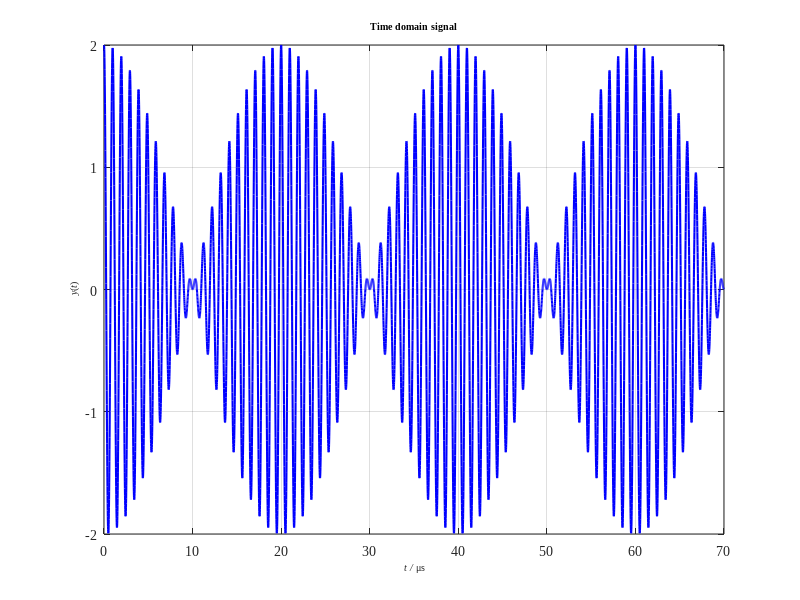
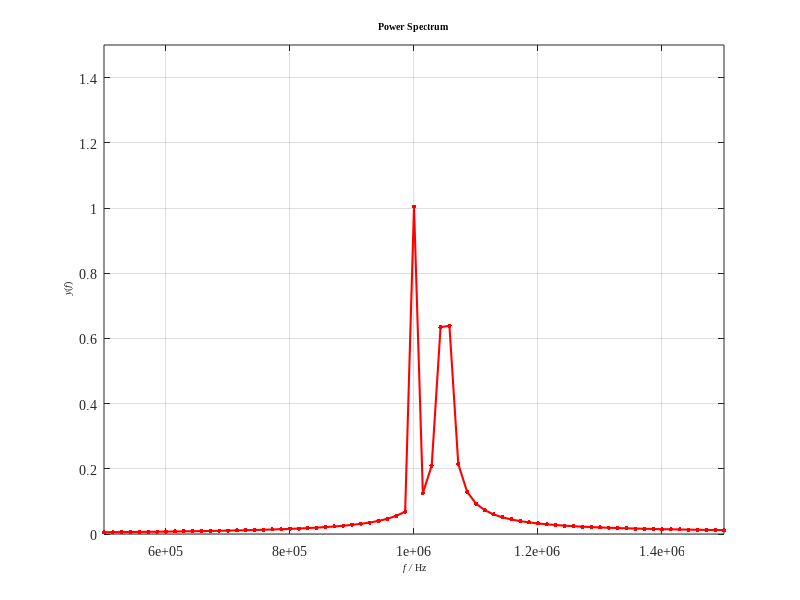

These charts were generated, in order, by the following MATLAB code:
clear;clc
close all
%% FFT
Fs = 100e6;				    % Sampling frequency / Hz
T = 1/Fs;					% Sampling time / s
L0 = 7000;                  % Original signal length
L = 7000;                   % Data length 
t0 = (0:L0-1)*T;            % Original signal time sequence
x = cos(2*pi*1e6*t0) + cos(2*pi*1.05e6*t0); % Signal function
t = (0:L-1)*T;              % Data time sequence
%% Plot
figure(1)
plot(t*1e6,x,'b-','linewidth',1.5)
title('\fontsize{10}\fontname{Times New Roman}Time domain signal')
xlabel('\fontsize{10}\fontname{Times New Roman}\it t /\rm \mus')
ylabel('\fontsize{10}\fontname{Times New Roman}\it y\rm(\itt\rm)')
grid on;
axis([0 70 -2 2])
set(gca,'FontSize', 10 ,'FontName', 'Times New Roman')
set(gcf,'unit','centimeters','position',[15 10 13.53 9.03],'color','white')
%% FFT
Y = fft(x);                   % FFT
% Calculate double sides spectrum P2, and then calculate single side
% spectrum P1 based on P2 and even data length
P2 = abs(Y/L0);
P1 = P2(1:L/2+1);
P1(2:end-1) = 2*P1(2:end-1);
f = Fs/2*linspace(0,1,L/2+1);% Rfft
figure(2)
plot(f, P1,'r-','Marker','.','markersize',10,'linewidth',1.5)
axis([0.5e6 1.5e6 0 1.5])
title('\fontsize{10}\fontname{Times New Roman}Power Spectrum')
xlabel('\fontsize{10}\fontname{Times New Roman}\it f /\rm Hz')
ylabel('\fontsize{10}\fontname{Times New Roman}\it y\rm(\itf\rm)')
grid on;
set(gca,'FontSize', 10 ,'FontName', 'Times New Roman')
set(gcf,'unit','centimeters','position',[15 10 13.53 9.03],'color','white')